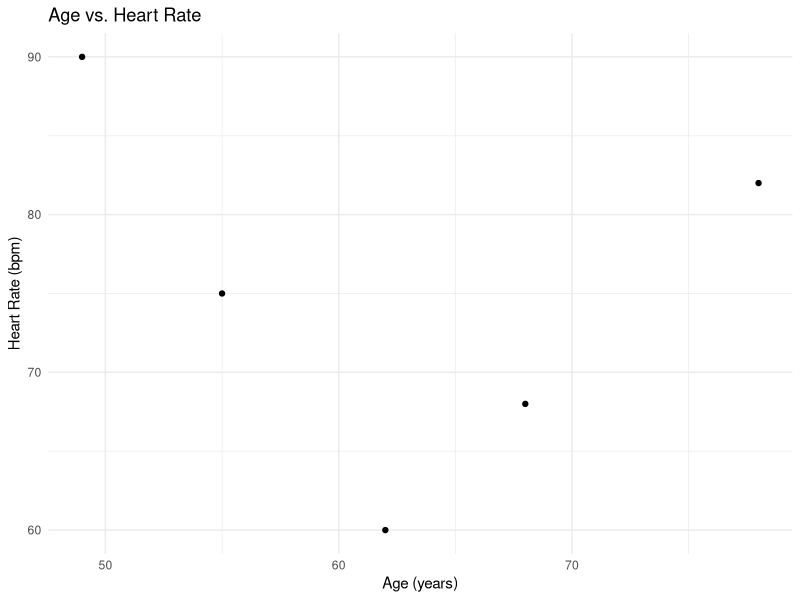
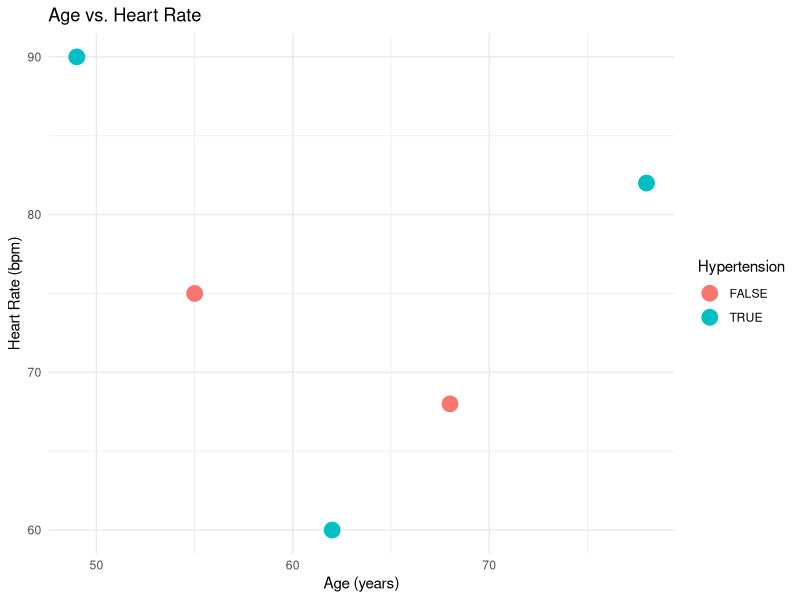

These charts were generated, in order, by the following R code:
# Chapter 2: R Fundamentals
# Machine Learning in Cardiology: A Practical R-Based Approach
# Runnable top to bottom. All data are simulated in the script.

# --------------------------------------------------------------------------
# Data Structures in R
# --------------------------------------------------------------------------

# Create a numeric vector of heart rates
heart_rates <- c(60, 75, 82, 90, 68)

# Create a character vector of patient names
patient_names <- c('Alice', 'Bob', 'Charlie', 'David', 'Eve')

# Create a logical vector indicating hypertension status
hypertension <- c(TRUE, FALSE, TRUE, TRUE, FALSE)

# Create a data frame of patient data
patient_df <- data.frame(
  name = patient_names,
  age = c(62, 55, 78, 49, 68),
  heart_rate = heart_rates,
  hypertension = hypertension
)


# --------------------------------------------------------------------------
# Essential R Packages for Cardiology
# --------------------------------------------------------------------------

library(tidyverse)

# Assuming `patient_df' is loaded
filtered_df <- patient_df %>%
  filter(age > 60) %>%
  select(name, heart_rate)


# --------------------------------------------------------------------------
# Data Visualization with ggplot2
# --------------------------------------------------------------------------

ggplot(patient_df, aes(x = age, y = heart_rate)) +
  geom_point() +
  labs(title = 'Age vs. Heart Rate', x = 'Age (years)', y = 'Heart Rate (bpm)') +
  theme_minimal()

ggplot(patient_df, aes(x = age, y = heart_rate, color = hypertension)) +
  geom_point(size = 5) +
  labs(title = 'Age vs. Heart Rate', x = 'Age (years)', y = 'Heart Rate (bpm)',color = 'Hypertension') +
  theme_minimal()


# --------------------------------------------------------------------------
# Basic Statistical Analysis in R
# --------------------------------------------------------------------------

# Assuming `patient_df' is loaded
summary(patient_df)
